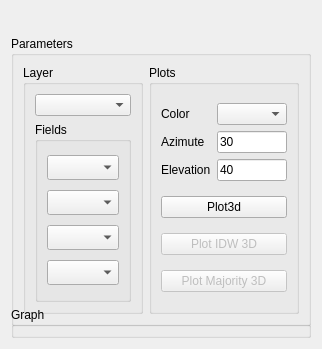
          <widget class="QWidget" name="analiysis3d">
           <property name="geometry">
            <rect>
             <x>0</x>
             <y>0</y>
             <width>296</width>
             <height>329</height>
            </rect>
           </property>
           <attribute name="label">
            <string>Analysis 3D</string>
           </attribute>
           <layout class="QGridLayout" name="gridLayout_4">
            <item row="0" column="0">
             <layout class="QVBoxLayout" name="verticalLayout_2">
              <item>
               <widget class="QGroupBox" name="groupBox_3">
                <property name="minimumSize">
                 <size>
                  <width>0</width>
                  <height>290</height>
                 </size>
                </property>
                <property name="maximumSize">
                 <size>
                  <width>16777215</width>
                  <height>240</height>
                 </size>
                </property>
                <property name="title">
                 <string>Parameters</string>
                </property>
                <layout class="QGridLayout" name="analysisLayout">
                 <item row="0" column="0">
                  <widget class="QGroupBox" name="groupBox_11">
                   <property name="title">
                    <string>Layer</string>
                   </property>
                   <layout class="QGridLayout" name="gridLayout_16">
                    <item row="0" column="0">
                     <widget class="QgsMapLayerComboBox" name="layerAnalysisMapLayerComboBox3d"/>
                    </item>
                    <item row="2" column="0">
                     <widget class="QGroupBox" name="groupBox_12">
                      <property name="title">
                       <string>Fields</string>
                      </property>
                      <layout class="QGridLayout" name="gridLayout_18">
                       <item row="0" column="0">
                        <widget class="QgsFieldComboBox" name="fieldOneLayerAnalysisFieldComboBox3d">
                         <property name="minimumSize">
                          <size>
                           <width>0</width>
                           <height>25</height>
                          </size>
                         </property>
                        </widget>
                       </item>
                       <item row="2" column="0">
                        <widget class="QgsFieldComboBox" name="fieldThreeLayerAnalysisFieldComboBox3d">
                         <property name="minimumSize">
                          <size>
                           <width>0</width>
                           <height>25</height>
                          </size>
                         </property>
                        </widget>
                       </item>
                       <item row="1" column="0">
                        <widget class="QgsFieldComboBox" name="fieldTwoLayerAnalysisFieldComboBox3d">
                         <property name="minimumSize">
                          <size>
                           <width>0</width>
                           <height>25</height>
                          </size>
                         </property>
                        </widget>
                       </item>
                       <item row="3" column="0">
                        <widget class="QgsFieldComboBox" name="fieldFourLayerAnalysisFieldComboBox3d">
                         <property name="minimumSize">
                          <size>
                           <width>0</width>
                           <height>25</height>
                          </size>
                         </property>
                         <property name="currentText">
                          <string/>
                         </property>
                        </widget>
                       </item>
                      </layout>
                     </widget>
                    </item>
                   </layout>
                  </widget>
                 </item>
                 <item row="0" column="1">
                  <widget class="QGroupBox" name="groupBox_13">
                   <property name="maximumSize">
                    <size>
                     <width>150</width>
                     <height>16777215</height>
                    </size>
                   </property>
                   <property name="title">
                    <string>Plots</string>
                   </property>
                   <layout class="QGridLayout" name="gridLayout_33">
                    <item row="2" column="0">
                     <widget class="QPushButton" name="button_idw_plot">
                      <property name="enabled">
                       <bool>false</bool>
                      </property>
                      <property name="text">
                       <string>Plot IDW 3D</string>
                      </property>
                     </widget>
                    </item>
                    <item row="0" column="0">
                     <layout class="QGridLayout" name="gridLayout_20">
                      <item row="0" column="1">
                       <widget class="QComboBox" name="colorPlot3d">
                        <property name="enabled">
                         <bool>true</bool>
                        </property>
                        <property name="maximumSize">
                         <size>
                          <width>100</width>
                          <height>16777215</height>
                         </size>
                        </property>
                       </widget>
                      </item>
                      <item row="0" column="0">
                       <widget class="QLabel" name="label_63">
                        <property name="text">
                         <string>Color</string>
                        </property>
                       </widget>
                      </item>
                      <item row="1" column="0">
                       <widget class="QLabel" name="Mean_28">
                        <property name="maximumSize">
                         <size>
                          <width>50</width>
                          <height>16777215</height>
                         </size>
                        </property>
                        <property name="text">
                         <string>Azimute</string>
                        </property>
                       </widget>
                      </item>
                      <item row="1" column="1">
                       <widget class="QLineEdit" name="azimutePlot3d">
                        <property name="enabled">
                         <bool>true</bool>
                        </property>
                        <property name="maximumSize">
                         <size>
                          <width>100</width>
                          <height>16777215</height>
                         </size>
                        </property>
                        <property name="text">
                         <string>30</string>
                        </property>
                        <property name="readOnly">
                         <bool>false</bool>
                        </property>
                       </widget>
                      </item>
                      <item row="2" column="1">
                       <widget class="QLineEdit" name="elevationPlot3d">
                        <property name="enabled">
                         <bool>true</bool>
                        </property>
                        <property name="maximumSize">
                         <size>
                          <width>100</width>
                          <height>16777215</height>
                         </size>
                        </property>
                        <property name="text">
                         <string>40</string>
                        </property>
                        <property name="readOnly">
                         <bool>false</bool>
                        </property>
                       </widget>
                      </item>
                      <item row="2" column="0">
                       <widget class="QLabel" name="Mean_29">
                        <property name="maximumSize">
                         <size>
                          <width>50</width>
                          <height>16777215</height>
                         </size>
                        </property>
                        <property name="text">
                         <string>Elevation</string>
                        </property>
                       </widget>
                      </item>
                     </layout>
                    </item>
                    <item row="1" column="0">
                     <widget class="QPushButton" name="pushButtonPlot3d">
                      <property name="enabled">
                       <bool>true</bool>
                      </property>
                      <property name="maximumSize">
                       <size>
                        <width>16777215</width>
                        <height>16777215</height>
                       </size>
                      </property>
                      <property name="text">
                       <string>Plot3d</string>
                      </property>
                     </widget>
                    </item>
                    <item row="3" column="0">
                     <widget class="QPushButton" name="button_majority_plot">
                      <property name="enabled">
                       <bool>false</bool>
                      </property>
                      <property name="text">
                       <string>Plot Majority 3D</string>
                      </property>
                     </widget>
                    </item>
                   </layout>
                  </widget>
                 </item>
                </layout>
               </widget>
              </item>
              <item>
               <widget class="QGroupBox" name="widgetPlot3d">
                <property name="title">
                 <string>Graph</string>
                </property>
                <widget class="QWidget" name="gridLayoutWidget_2">
                 <property name="geometry">
                  <rect>
                   <x>10</x>
                   <y>20</y>
                   <width>721</width>
                   <height>421</height>
                  </rect>
                 </property>
                 <layout class="QGridLayout" name="layoutPlot3d"/>
                </widget>
               </widget>
              </item>
             </layout>
            </item>
           </layout>
          </widget>
